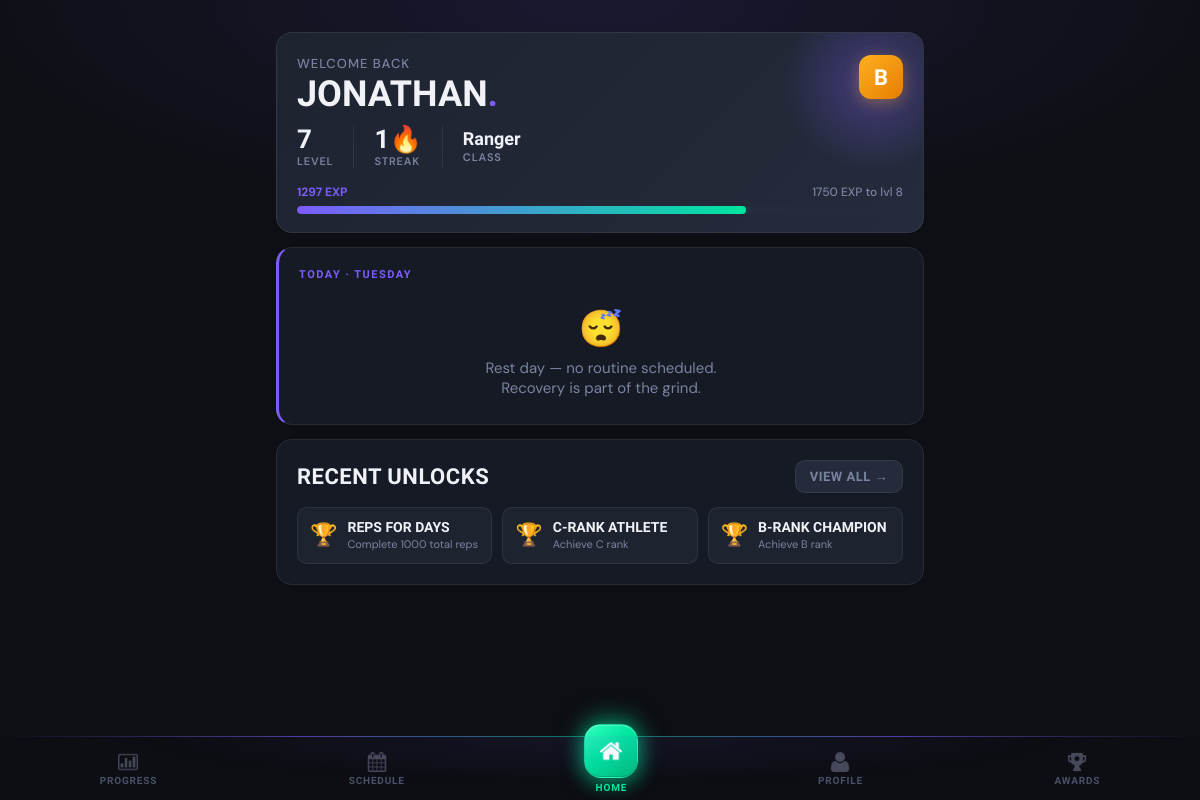
The app's page /dashboard (signed in), older data.
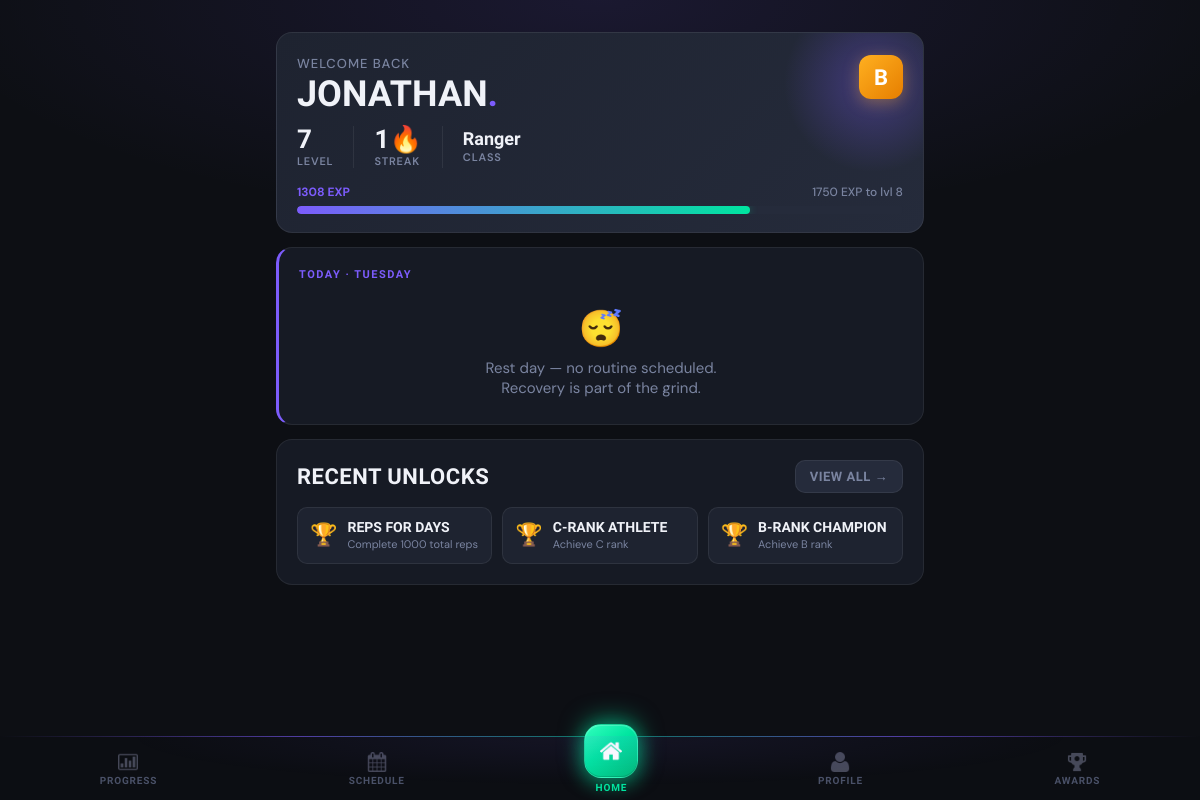
The same page, newer data.
### tables this page shows
CREATE TABLE client_gamification (
                gamification_id INTEGER PRIMARY KEY AUTOINCREMENT,
                client_id INTEGER UNIQUE NOT NULL,
                current_level INTEGER DEFAULT 1,
                current_exp INTEGER DEFAULT 0,
                total_exp INTEGER DEFAULT 0,
                rank TEXT DEFAULT 'E',
                client_class TEXT,
                class_unlocked_at_level INTEGER, current_streak INTEGER DEFAULT 0, longest_streak INTEGER DEFAULT 0, total_reps INTEGER DEFAULT 0, workouts_completed INTEGER DEFAULT 0,
                FOREIGN KEY (client_id) REFERENCES clients(client_id) ON DELETE CASCADE
            );

### main.py (the view, shortened to what this page needs)
@app.route('/dashboard')
@login_required
def dashboard():
    client_id = session['client_id']
    client = Client.get_by_id(client_id)
    progress = gamification.get_client_progress(client_id)
    today = datetime.now().strftime('%A')
    today_routine = Routine.get_client_routine_for_day(client_id, today)
    routine_status = 'not_started'  # default fallback
    recent_achievements = achievement_ctrl.get_recent_unlocks(client_id, limit=3)
    streak_data = client.get_streak_data()
    mc = MembershipController()
    membership = mc.get_client_membership(client_id)
    notification = None
    if membership:
        end_date = datetime.strptime(membership['end_date'], '%Y-%m-%d').date()
        days_left = (end_date - date.today()).days
        print("Days Left", days_left)
        if 0 < days_left <= 5:
            notification = f"⚠️ Your membership expires in {days_left} days. Please renew soon!"
        elif days_left <= 0:
            notification = "❌ Your membership has expired. Please renew to continue training."
    try:
        newly_unlocked = achievement_ctrl.check_and_unlock_achievements(client_id)
    except Exception as e:
        print(f"Achievement check error for client {client_id}: {e}")
        newly_unlocked = []
    print("Notification:",notification)
    return render_template(
        'dashboard.html',
        client=client,
        progress=progress,
        today_routine=today_routine,
        today=today,
        recent_achievements=recent_achievements,
        streak_data=streak_data,
        newly_unlocked=newly_unlocked,
        notification=notification,
        status=routine_status
    )

### controllers/achievement_controller.py (called while the page is built)
    def check_and_unlock_achievements(self, client_id):
        newly_unlocked = []
        stats = self._get_client_stats(client_id)
        all_achievements = self._get_all_achievements()
        unlocked_ids = self._get_unlocked_achievement_ids(client_id)
        for achievement in all_achievements:
            if achievement['achievement_id'] in unlocked_ids:
                continue
            if self._check_achievement_requirement(achievement, stats):
                result = self.unlock_achievement(client_id, achievement['achievement_id'])
                if result['success']:
                    newly_unlocked.append(result)
        return newly_unlocked

    def get_recent_unlocks(self, client_id, limit=5):
        unlocked = self.get_unlocked_achievements(client_id)
        return unlocked[:limit]

### controllers/gamification_controller.py (called while the page is built)
    def _get_gamification_data(self, client_id):
        query = 'SELECT * FROM client_gamification WHERE client_id=?'
        result = self.db.execute_query(query, (client_id,))
        return dict(result[0]) if result else None

### database/db_manager.py (called while the page is built)
    def disconnect(self):
        if self.conn:
            self.conn.close()

### templates/dashboard.html (shortened to what this page needs)
{% extends "base.html" %}
{% block content %}
<div class="hero">
    <div class="rank-badge">{{ progress.rank }}</div>
    <div class="hero-greeting">Welcome back</div>
    <div class="hero-name">{{ client.first_name }}<span>.</span></div>
    <div class="hero-stats">
        <div class="hero-stat">
            <span class="hero-stat-val">{{ progress.level }}</span>
            <span class="hero-stat-lbl">Level</span>
        </div>
        <div class="hero-stat">
            <span class="hero-stat-val">{{ streak_data.current_streak if streak_data else 0 }}🔥</span>
            <span class="hero-stat-lbl">Streak</span>
        </div>
        {% if progress.class %}
        <div class="hero-stat">
            <span class="hero-stat-val" style="font-size:18px; padding-top:4px;">{{ progress.class }}</span>
            <span class="hero-stat-lbl">Class</span>
        </div>
        {% endif %}
    </div>
    <div class="exp-bar-wrap">
        <div class="exp-bar-labels">
            <span>{{ progress.current_exp }} EXP</span>
            <span>{{ progress.next_level_exp }} EXP to lvl {{ progress.level + 1 }}</span>
        </div>
        <div class="progress-track">
            <div class="progress-fill" style="width: {{ progress.progress_percentage }}%"></div>
        </div>
    </div>
</div>
<div class="card workout-card">
    {% if today_routine %}
    <div class="workout-card-header">
        <div>
            <div class="workout-section-label">Today · {{ today }}</div>
            <div class="workout-name">{{ today_routine.routine_name }}</div>
        </div>
        <div class="workout-exp-badge">⚡ {{ today_routine.calculate_total_exp() }} EXP</div>
    </div>
    <div class="workout-desc">{{ today_routine.description or 'Your workout is ready.' }}</div>
    {% if status == 'completed' %}
    <a href="{{ url_for('workout', routine_id=today_routine.routine_id) }}" class="btn-workout btn-workout-done">
        ✓ Completed Today
    </a>
    {% elif status == 'in_progress' %}
    <a href="{{ url_for('workout', routine_id=today_routine.routine_id) }}" class="btn-workout btn-workout-continue">
        ▶ Continue Workout →
    </a>
    {% else %}
    <a href="{{ url_for('workout', routine_id=today_routine.routine_id) }}" class="btn-workout btn-workout-start">
        Start Workout →
    </a>
    {% endif %}
    {% else %}
    <div class="workout-section-label">Today · {{ today }}</div>
    <div class="rest-day-text">
        <span class="rest-day-icon">😴</span>
        Rest day — no routine scheduled.<br>Recovery is part of the grind.
    </div>
    {% endif %}
</div>
{% if recent_achievements %}
<div class="card">
    <div style="display:flex; justify-content:space-between; align-items:center; margin-bottom:14px;">
        <h2 style="margin:0;">Recent Unlocks</h2>
        <a href="{{ url_for('achievements') }}" class="btn btn-ghost btn-sm">View All →</a>
    </div>
    <div class="ach-strip">
        {% for ach in recent_achievements %}
        <div class="ach-strip-item">
            <div class="ach-strip-icon">🏆</div>
            <div>
                <div class="ach-strip-name">{{ ach.name }}</div>
                <div class="ach-strip-desc">{{ ach.description }}</div>
            </div>
        </div>
        {% endfor %}
    </div>
</div>
{% endif %}
{% endblock %}

Row changes from the older to the newer data that the page shows:
changed client_gamification "Ranger": current_exp "1297" → "1308"
Text that changed along with them:
{{ progress.progress_percentage }}: 74.11428571428571 → 74.74285714285715 (drawn)
